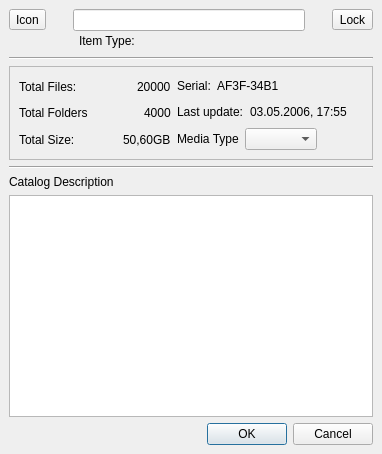
<ui version="4.0" >
 <class>CatalogPropertiesDialog</class>
 <widget class="QDialog" name="CatalogPropertiesDialog" >
  <property name="geometry" >
   <rect>
    <x>0</x>
    <y>0</y>
    <width>382</width>
    <height>454</height>
   </rect>
  </property>
  <property name="windowTitle" >
   <string>Dialog</string>
  </property>
  <layout class="QVBoxLayout" >
   <property name="margin" >
    <number>9</number>
   </property>
   <property name="spacing" >
    <number>6</number>
   </property>
   <item>
    <layout class="QVBoxLayout" >
     <property name="margin" >
      <number>0</number>
     </property>
     <property name="spacing" >
      <number>6</number>
     </property>
    </layout>
   </item>
   <item>
    <layout class="QVBoxLayout" >
     <property name="margin" >
      <number>0</number>
     </property>
     <property name="spacing" >
      <number>0</number>
     </property>
     <item>
      <layout class="QHBoxLayout" >
       <property name="margin" >
        <number>0</number>
       </property>
       <property name="spacing" >
        <number>6</number>
       </property>
       <item>
        <widget class="QToolButton" name="toolButtonIcon" >
         <property name="text" >
          <string>Icon</string>
         </property>
        </widget>
       </item>
       <item>
        <spacer>
         <property name="orientation" >
          <enum>Qt::Horizontal</enum>
         </property>
         <property name="sizeType" >
          <enum>QSizePolicy::Minimum</enum>
         </property>
         <property name="sizeHint" >
          <size>
           <width>21</width>
           <height>20</height>
          </size>
         </property>
        </spacer>
       </item>
       <item>
        <widget class="QLineEdit" name="nameLineEdit" />
       </item>
       <item>
        <spacer>
         <property name="orientation" >
          <enum>Qt::Horizontal</enum>
         </property>
         <property name="sizeType" >
          <enum>QSizePolicy::Minimum</enum>
         </property>
         <property name="sizeHint" >
          <size>
           <width>21</width>
           <height>20</height>
          </size>
         </property>
        </spacer>
       </item>
       <item>
        <widget class="QToolButton" name="toolButtonLock" >
         <property name="text" >
          <string>Lock</string>
         </property>
        </widget>
       </item>
      </layout>
     </item>
     <item>
      <layout class="QHBoxLayout" >
       <property name="margin" >
        <number>0</number>
       </property>
       <property name="spacing" >
        <number>6</number>
       </property>
       <item>
        <spacer>
         <property name="orientation" >
          <enum>Qt::Horizontal</enum>
         </property>
         <property name="sizeType" >
          <enum>QSizePolicy::Minimum</enum>
         </property>
         <property name="sizeHint" >
          <size>
           <width>70</width>
           <height>20</height>
          </size>
         </property>
        </spacer>
       </item>
       <item>
        <widget class="QLabel" name="label_001" >
         <property name="text" >
          <string>Item Type: </string>
         </property>
        </widget>
       </item>
       <item>
        <widget class="QLabel" name="labelItemType" >
         <property name="text" >
          <string/>
         </property>
        </widget>
       </item>
       <item>
        <spacer>
         <property name="orientation" >
          <enum>Qt::Horizontal</enum>
         </property>
         <property name="sizeHint" >
          <size>
           <width>40</width>
           <height>20</height>
          </size>
         </property>
        </spacer>
       </item>
      </layout>
     </item>
    </layout>
   </item>
   <item>
    <widget class="Line" name="line" >
     <property name="orientation" >
      <enum>Qt::Horizontal</enum>
     </property>
    </widget>
   </item>
   <item>
    <widget class="QFrame" name="infoFrame" >
     <property name="frameShape" >
      <enum>QFrame::StyledPanel</enum>
     </property>
     <property name="frameShadow" >
      <enum>QFrame::Raised</enum>
     </property>
     <layout class="QHBoxLayout" >
      <property name="margin" >
       <number>9</number>
      </property>
      <property name="spacing" >
       <number>6</number>
      </property>
      <item>
       <layout class="QVBoxLayout" >
        <property name="margin" >
         <number>0</number>
        </property>
        <property name="spacing" >
         <number>6</number>
        </property>
        <item>
         <layout class="QHBoxLayout" >
          <property name="margin" >
           <number>0</number>
          </property>
          <property name="spacing" >
           <number>6</number>
          </property>
          <item>
           <widget class="QLabel" name="label" >
            <property name="text" >
             <string>Total Files:</string>
            </property>
           </widget>
          </item>
          <item>
           <spacer>
            <property name="orientation" >
             <enum>Qt::Horizontal</enum>
            </property>
            <property name="sizeHint" >
             <size>
              <width>21</width>
              <height>20</height>
             </size>
            </property>
           </spacer>
          </item>
          <item>
           <widget class="QLabel" name="label_4" >
            <property name="text" >
             <string>20000</string>
            </property>
           </widget>
          </item>
         </layout>
        </item>
        <item>
         <layout class="QHBoxLayout" >
          <property name="margin" >
           <number>0</number>
          </property>
          <property name="spacing" >
           <number>6</number>
          </property>
          <item>
           <widget class="QLabel" name="label_2" >
            <property name="text" >
             <string>Total Folders</string>
            </property>
           </widget>
          </item>
          <item>
           <spacer>
            <property name="orientation" >
             <enum>Qt::Horizontal</enum>
            </property>
            <property name="sizeHint" >
             <size>
              <width>21</width>
              <height>20</height>
             </size>
            </property>
           </spacer>
          </item>
          <item>
           <widget class="QLabel" name="label_5" >
            <property name="text" >
             <string>4000</string>
            </property>
           </widget>
          </item>
         </layout>
        </item>
        <item>
         <layout class="QHBoxLayout" >
          <property name="margin" >
           <number>0</number>
          </property>
          <property name="spacing" >
           <number>6</number>
          </property>
          <item>
           <widget class="QLabel" name="label_3" >
            <property name="text" >
             <string>Total Size:</string>
            </property>
           </widget>
          </item>
          <item>
           <spacer>
            <property name="orientation" >
             <enum>Qt::Horizontal</enum>
            </property>
            <property name="sizeHint" >
             <size>
              <width>21</width>
              <height>20</height>
             </size>
            </property>
           </spacer>
          </item>
          <item>
           <widget class="QLabel" name="label_6" >
            <property name="text" >
             <string>50,60GB</string>
            </property>
           </widget>
          </item>
         </layout>
        </item>
       </layout>
      </item>
      <item>
       <layout class="QVBoxLayout" >
        <property name="margin" >
         <number>0</number>
        </property>
        <property name="spacing" >
         <number>6</number>
        </property>
        <item>
         <layout class="QHBoxLayout" >
          <property name="margin" >
           <number>0</number>
          </property>
          <property name="spacing" >
           <number>6</number>
          </property>
          <item>
           <widget class="QLabel" name="label_7" >
            <property name="text" >
             <string>Serial:</string>
            </property>
           </widget>
          </item>
          <item>
           <widget class="QLabel" name="label_8" >
            <property name="text" >
             <string>AF3F-34B1</string>
            </property>
           </widget>
          </item>
          <item>
           <spacer>
            <property name="orientation" >
             <enum>Qt::Horizontal</enum>
            </property>
            <property name="sizeHint" >
             <size>
              <width>21</width>
              <height>20</height>
             </size>
            </property>
           </spacer>
          </item>
         </layout>
        </item>
        <item>
         <layout class="QHBoxLayout" >
          <property name="margin" >
           <number>0</number>
          </property>
          <property name="spacing" >
           <number>6</number>
          </property>
          <item>
           <widget class="QLabel" name="label_10" >
            <property name="text" >
             <string>Last update:</string>
            </property>
           </widget>
          </item>
          <item>
           <widget class="QLabel" name="label_11" >
            <property name="text" >
             <string>03.05.2006, 17:55</string>
            </property>
           </widget>
          </item>
          <item>
           <spacer>
            <property name="orientation" >
             <enum>Qt::Horizontal</enum>
            </property>
            <property name="sizeType" >
             <enum>QSizePolicy::MinimumExpanding</enum>
            </property>
            <property name="sizeHint" >
             <size>
              <width>16</width>
              <height>20</height>
             </size>
            </property>
           </spacer>
          </item>
         </layout>
        </item>
        <item>
         <layout class="QHBoxLayout" >
          <property name="margin" >
           <number>0</number>
          </property>
          <property name="spacing" >
           <number>6</number>
          </property>
          <item>
           <widget class="QLabel" name="label_9" >
            <property name="text" >
             <string>Media Type</string>
            </property>
           </widget>
          </item>
          <item>
           <widget class="QComboBox" name="comboBox" />
          </item>
          <item>
           <spacer>
            <property name="orientation" >
             <enum>Qt::Horizontal</enum>
            </property>
            <property name="sizeHint" >
             <size>
              <width>16</width>
              <height>20</height>
             </size>
            </property>
           </spacer>
          </item>
         </layout>
        </item>
       </layout>
      </item>
     </layout>
    </widget>
   </item>
   <item>
    <widget class="Line" name="line_2" >
     <property name="orientation" >
      <enum>Qt::Horizontal</enum>
     </property>
    </widget>
   </item>
   <item>
    <layout class="QVBoxLayout" >
     <property name="margin" >
      <number>0</number>
     </property>
     <property name="spacing" >
      <number>6</number>
     </property>
     <item>
      <widget class="QLabel" name="label_24" >
       <property name="text" >
        <string>Catalog Description</string>
       </property>
      </widget>
     </item>
     <item>
      <widget class="QTextEdit" name="textEditDescription" />
     </item>
    </layout>
   </item>
   <item>
    <layout class="QHBoxLayout" >
     <property name="margin" >
      <number>0</number>
     </property>
     <property name="spacing" >
      <number>6</number>
     </property>
     <item>
      <spacer>
       <property name="orientation" >
        <enum>Qt::Horizontal</enum>
       </property>
       <property name="sizeHint" >
        <size>
         <width>211</width>
         <height>20</height>
        </size>
       </property>
      </spacer>
     </item>
     <item>
      <widget class="QDialogButtonBox" name="buttonBox" >
       <property name="orientation" >
        <enum>Qt::Horizontal</enum>
       </property>
       <property name="standardButtons" >
        <set>QDialogButtonBox::Cancel|QDialogButtonBox::NoButton|QDialogButtonBox::Ok</set>
       </property>
      </widget>
     </item>
    </layout>
   </item>
  </layout>
 </widget>
 <resources/>
 <connections>
  <connection>
   <sender>buttonBox</sender>
   <signal>accepted()</signal>
   <receiver>CatalogPropertiesDialog</receiver>
   <slot>accept()</slot>
   <hints>
    <hint type="sourcelabel" >
     <x>248</x>
     <y>254</y>
    </hint>
    <hint type="destinationlabel" >
     <x>157</x>
     <y>274</y>
    </hint>
   </hints>
  </connection>
  <connection>
   <sender>buttonBox</sender>
   <signal>rejected()</signal>
   <receiver>CatalogPropertiesDialog</receiver>
   <slot>reject()</slot>
   <hints>
    <hint type="sourcelabel" >
     <x>316</x>
     <y>260</y>
    </hint>
    <hint type="destinationlabel" >
     <x>286</x>
     <y>274</y>
    </hint>
   </hints>
  </connection>
 </connections>
</ui>
